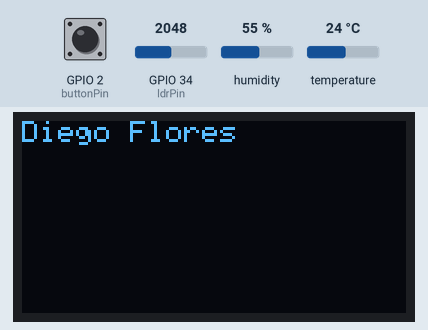
This sketch was run on a simulated ESP32. Parts: 128×64 one-colour display. The test bench sets the inputs (shaded band); at power-on: GPIO 2 (buttonPin) HIGH, GPIO 34 (ldrPin) = 2048, humidity 55 %, temperature 24 °C. What the sketch prints to the serial monitor is not drawn.

Above: at 1.2 s.
1.3 s: GPIO 2 (buttonPin) pulled LOW for 1 s
At 3.6 s:
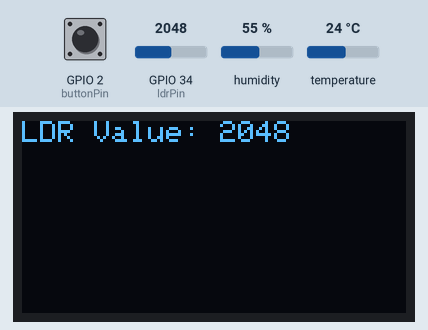
3.9 s: GPIO 34 (ldrPin) set to 2866
At 5.1 s:
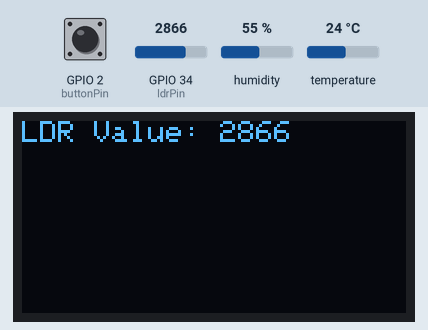
5.4 s: GPIO 34 (ldrPin) set to 3603
At 6.6 s:
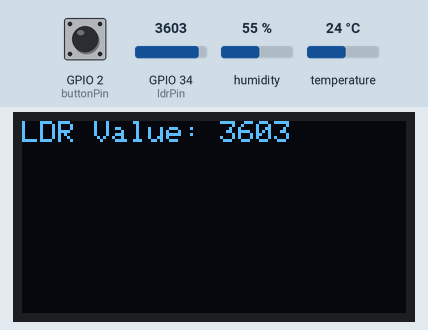
6.9 s: GPIO 34 (ldrPin) set to 4095
At 8.1 s:
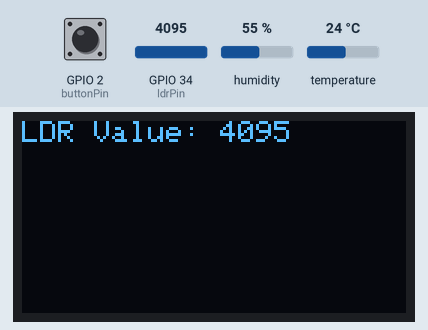
8.4 s: GPIO 2 (buttonPin) pulled LOW for 0.15 s
At 9.7 s:
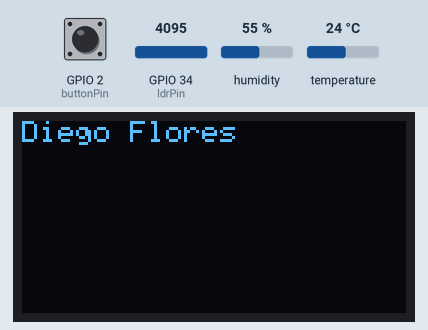
10.1 s: GPIO 2 (buttonPin) pulled LOW for 3.2 s
At 10.48 s:
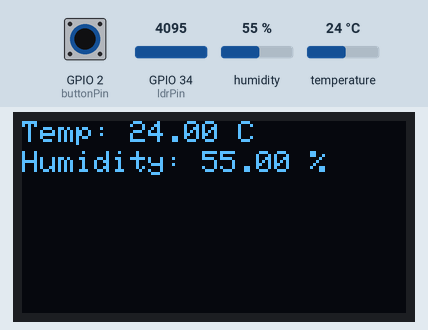
Timing chart, 0 to 13.1 s (numbered marks = the images above; inputs shaded):
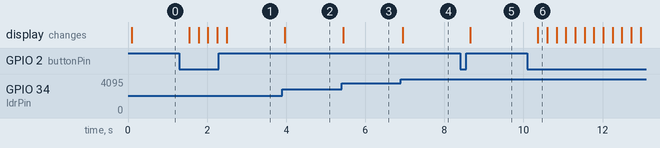

Measured:
- after the input at 1.3 s, the display: first changes after 0.25 s (image 1 shows a later state)
- after the input at 3.9 s, the display: changes after 0.07 s (image 2)
- after the input at 5.4 s, the display: changes at once (image 3)
- after the input at 6.9 s, the display: changes after 0.05 s (image 4)
- after the input at 8.4 s, the display: changes after 0.26 s (image 5)
- after the input at 10.1 s, the display: changes after 0.27 s (image 6)

The sketch:

sensor-humedad.ino
```cpp
#include <DHTesp.h>
#include <Adafruit_GFX.h>
#include <Adafruit_SSD1306.h>

#define SCREEN_WIDTH 128
#define SCREEN_HEIGHT 64
Adafruit_SSD1306 display(SCREEN_WIDTH, SCREEN_HEIGHT, &Wire, -1);
DHTesp dht;
TempAndHumidity data;
#define DHT_PIN 16
#define ldrPin 34
#define buttonPin 2

int ldrValue;
int currentScreen = 0; // Valor que gestiona del 0 al 2 las pantallas

void setup() {
  Serial.begin(115200);
  pinMode(ldrPin, INPUT);
  pinMode(buttonPin, INPUT_PULLUP);  // Botón con resistencia pull-up

  if (!display.begin(SSD1306_SWITCHCAPVCC, 0x3C)) {
    Serial.println(F("SSD1306 allocation failed"));
    for (;;);  // Detener ejecución si falla la inicialización
  }

  display.clearDisplay();
  display.display();
  dht_init();
}

void loop() {
  readSensorData();
  displayScreen();
  handleButtonPress();
}

void dht_init() {
  dht.setup(DHT_PIN, DHTesp::DHT11);  // Configuración para DHT11
}

void handleButtonPress() {
  if (digitalRead(buttonPin) == LOW) {
    currentScreen++;
    if (currentScreen > 2) {
      currentScreen = 0;  // Reiniciar a 0 si es mayor a 2
    }
    Serial.println(currentScreen);
    delay(200);
  }
}

void readSensorData() {
  ldrValue = analogRead(ldrPin);
  data = dht.getTempAndHumidity();
}

void displayScreen() {
  display.clearDisplay();
  display.setTextSize(1);
  display.setTextColor(WHITE);

  switch (currentScreen) {
    case 0:
      display.setCursor(0, 0);  // Primera línea
      display.println("Diego Flores");
      break;
    case 1:
      display.setCursor(0, 0);  // Primera línea
      display.print("Temp: ");
      Serial.println(data.temperature);
      display.print(data.temperature);
      display.println(" C");

      display.setCursor(0, 10);  // Segunda línea
      display.print("Humidity: ");
      Serial.println(data.humidity);
      display.print(data.humidity);
      display.println(" %");
      break;

    case 2:
      display.setCursor(0, 0);
      display.print("LDR Value: ");
      display.println(ldrValue);
      break;
    }

    display.display();
}
```
